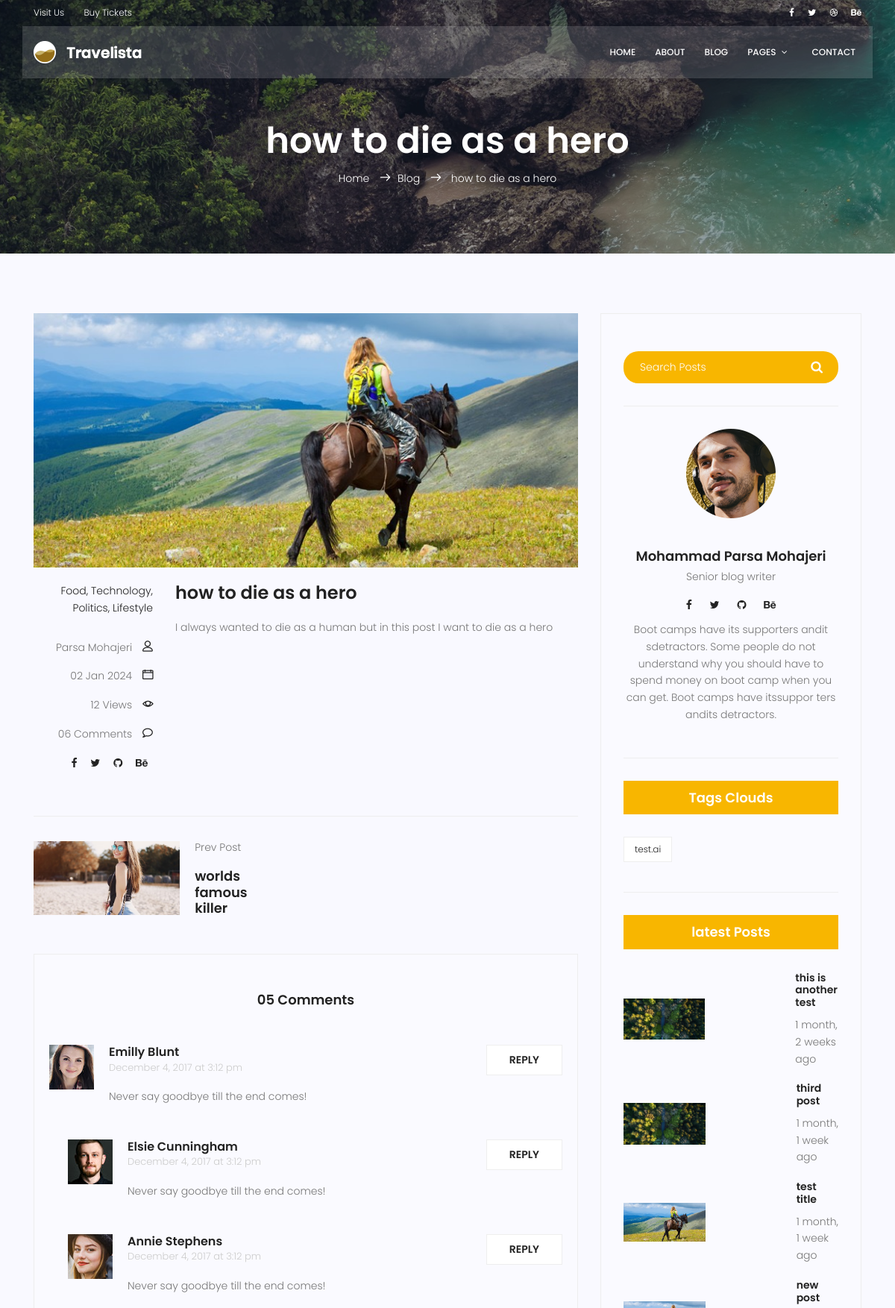
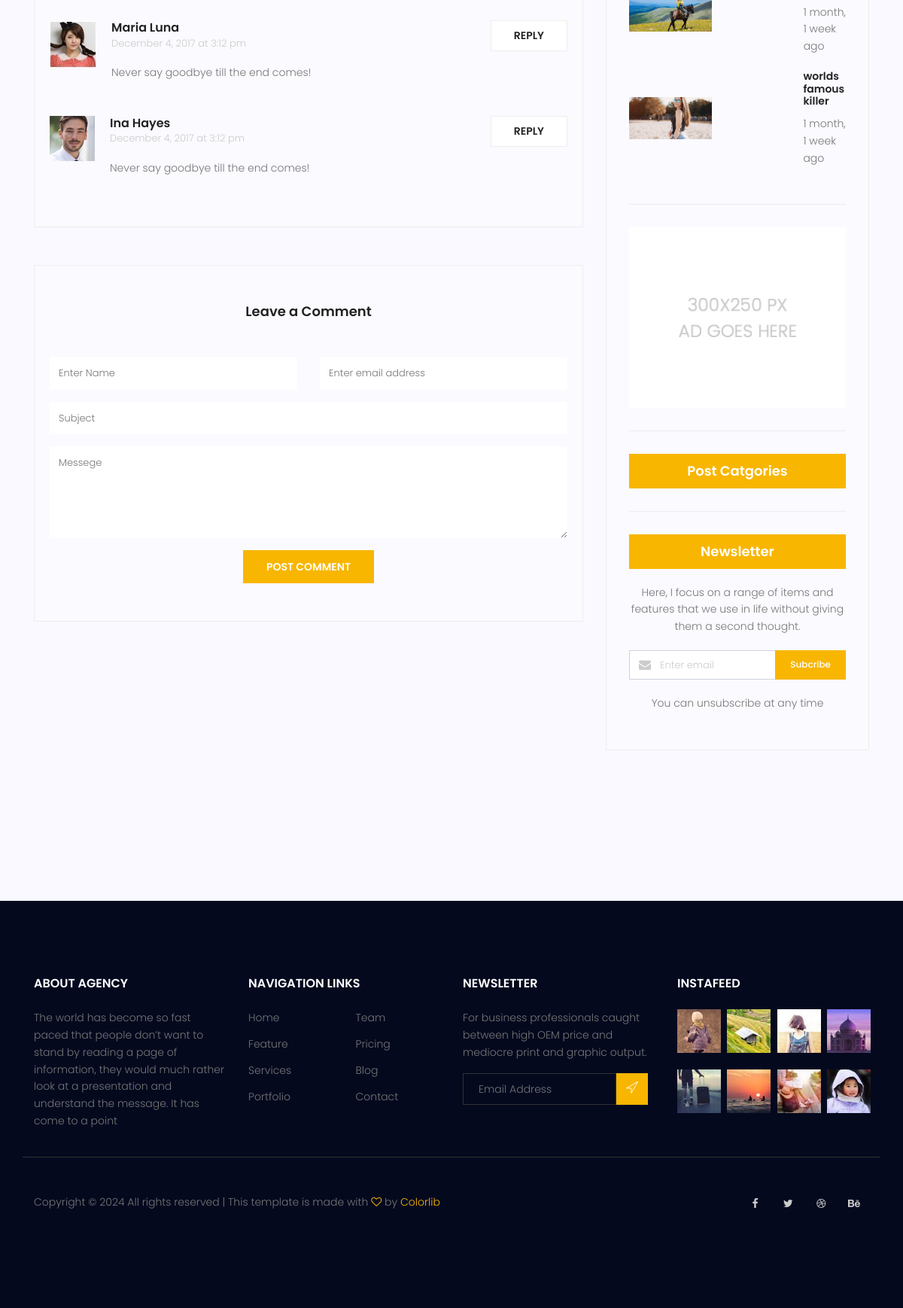
/blog/8, run on the app's committed database (2 pictures, top to bottom).
### blog/models.py (models this page shows, shortened)
class Post (models.Model):
    image=models.ImageField(upload_to='blog/',default='blog/defalt.jpg')
    author=models.ForeignKey(User,on_delete=models.SET_NULL,null=True)
    title=models.CharField(max_length=255)
    content=models.TextField()
    tags = TaggableManager()
    category=models.ManyToManyField(Category)
    counted_views=models.IntegerField(default=0)
    status=models.BooleanField(default=False)
    published_date=models.DateTimeField(null=True)
    created_date=models.DateTimeField(auto_now_add=True)
    updated_date=models.DateTimeField(auto_now=True)
    class Meta:
        ordering=('created_date',)

### blog/views.py (the view)
# urls.py: path('<int:pid>',blog_single, name='single'),
def blog_single(request,pid):
    post = get_object_or_404(Post,pk=pid,status=1,published_date__lte=timezone.now())
    post.counted_views += 1
    post.save()
    previous_post = Post.objects.filter(id__lt=pid,status=1,published_date__lte=timezone.now()).order_by('-id').first()
    next_post = Post.objects.filter(id__gt=pid,status=1,published_date__lte=timezone.now()).order_by('id').first()
    context={'post':post,
             'previous_post': previous_post,
             'next_post': next_post}
    return render(request,'blog/blog-single.html',context)

### blog/templatetags/blog_tags.py (called while the page is built)
@register.inclusion_tag('blog/blog-popular-posts.html')
def latestposts(arg=3):
    posts =Post.objects.filter(status=1).order_by('published_date')[:arg]
    return {'posts':posts}

### templates/blog/blog-single.html (shortened to what this page needs)
{% extends 'base.html' %}
{% load static %}
{% load blog_tags %}
{% block content %}
			<section class="relative about-banner">
				<div class="overlay overlay-bg"></div>
				<div class="container">
					<div class="row d-flex align-items-center justify-content-center">
						<div class="about-content col-lg-12">
							<h1 class="text-white">
								{{post.title}}
							</h1>
							<p class="text-white link-nav"><a href="{% url 'website:index' %}">Home </a>  <span class="lnr lnr-arrow-right"></span><a href="{% url 'blog:index' %}">Blog </a> <span class="lnr lnr-arrow-right"></span> {{post.title}}</p>
						</div>
					</div>
				</div>
			</section>
			<section class="post-content-area single-post-area">
				<div class="container">
					<div class="row">
						<div class="col-lg-8 posts-list">
							<div class="single-post row">
								<div class="col-lg-12">
									<div class="feature-img">
										<img class="img-fluid" src="{% static 'img/blog/feature-img1.jpg' %}" alt="">
									</div>
								</div>
								<div class="col-lg-3  col-md-3 meta-details">
									<ul class="tags">
										<li><a href="#">Food,</a></li>
										<li><a href="#">Technology,</a></li>
										<li><a href="#">Politics,</a></li>
										<li><a href="#">Lifestyle</a></li>
									</ul>
									<div class="user-details row">
										<p class="user-name col-lg-12 col-md-12 col-6"><a href="#">{{post.author.get_full_name}}</a> <span class="lnr lnr-user"></span></p>
										<p class="date col-lg-12 col-md-12 col-6"><a href="#">{{post.published_date|date:"d M Y"}}</a> <span class="lnr lnr-calendar-full"></span></p>
										<p class="view col-lg-12 col-md-12 col-6"><a href="#">{{post.counted_views}} Views</a> <span class="lnr lnr-eye"></span></p>
										<p class="comments col-lg-12 col-md-12 col-6"><a href="#">06 Comments</a> <span class="lnr lnr-bubble"></span></p>
										<ul class="social-links col-lg-12 col-md-12 col-6">
											<li><a href="#"><i class="fa fa-facebook"></i></a></li>
											<li><a href="#"><i class="fa fa-twitter"></i></a></li>
											<li><a href="#"><i class="fa fa-github"></i></a></li>
											<li><a href="#"><i class="fa fa-behance"></i></a></li>
										</ul>
									</div>
								</div>
								<div class="col-lg-9 col-md-9">
									<h3 class="mt-20 mb-20">{{post.title}}</h3>
									<p class="excert">
										{{post.content|safe}}
									</p>
								</div>
							</div>
							<div class="navigation-area">
								<div class="row">
									<div class="col-lg-5 col-md-5 col-5 nav-left flex-row d-flex justify-content-start align-items-center">
										{% if previous_post %}
										<div class="thumb">
											<a href="{% url 'blog:single' pid=previous_post.id %}"><img class="img-fluid" src="{{previous_post.image.url}}" alt=""></a>
										</div>
										<div class="arrow">
											<a href="{% url 'blog:single' pid=previous_post.id %}"></a>
										</div>
										<div class="detials">
											<p>Prev Post</p>
											<a href="{% url 'blog:single' pid=previous_post.id %}"><h4>{{previous_post.title}}</h4></a>
										</div>
										{% endif %}
									</div>
									<div class="col-lg-5 col-md-5 col-5 nav-right flex-row d-flex justify-content-end align-items-center">
									</div>
								</div>
							</div>
							<div class="comments-area">
								<h4>05 Comments</h4>
								<div class="comment-list">
                                    <div class="single-comment justify-content-between d-flex">
                                        <div class="user justify-content-between d-flex">
                                            <div class="thumb">
                                                <img src="{% static 'img/blog/c1.jpg' %}" alt="">
                                            </div>
                                            <div class="desc">
                                                <h5><a href="#">Emilly Blunt</a></h5>
                                                <p class="date">December 4, 2017 at 3:12 pm </p>
                                                <p class="comment">
                                                    Never say goodbye till the end comes!
                                                </p>
                                            </div>
                                        </div>
                                        <div class="reply-btn">
                                               <a href="" class="btn-reply text-uppercase">reply</a>
                                        </div>
                                    </div>
                                </div>
								<div class="comment-list left-padding">
                                    <div class="single-comment justify-content-between d-flex">
                                        <div class="user justify-content-between d-flex">
                                            <div class="thumb">
                                                <img src="{% static 'img/blog/c2.jpg' %}" alt="">
                                            </div>
                                            <div class="desc">
                                                <h5><a href="#">Elsie Cunningham</a></h5>
                                                <p class="date">December 4, 2017 at 3:12 pm </p>
                                                <p class="comment">
                                                    Never say goodbye till the end comes!
                                                </p>
                                            </div>
                                        </div>
                                        <div class="reply-btn">
                                               <a href="" class="btn-reply text-uppercase">reply</a>
                                        </div>
                                    </div>
                                </div>
								<div class="comment-list left-padding">
                                    <div class="single-comment justify-content-between d-flex">
                                        <div class="user justify-content-between d-flex">
                                            <div class="thumb">
                                                <img src="{% static 'img/blog/c3.jpg' %}" alt="">
                                            </div>
                                            <div class="desc">
                                                <h5><a href="#">Annie Stephens</a></h5>
                                                <p class="date">December 4, 2017 at 3:12 pm </p>
                                                <p class="comment">
                                                    Never say goodbye till the end comes!
                                                </p>
                                            </div>
                                        </div>
                                        <div class="reply-btn">
                                               <a href="" class="btn-reply text-uppercase">reply</a>
                                        </div>
                                    </div>
                                </div>
								<div class="comment-list">
                                    <div class="single-comment justify-content-between d-flex">
                                        <div class="user justify-content-between d-flex">
                                            <div class="thumb">
                                                <img src="{% static 'img/blog/c4.jpg' %}" alt="">
                                            </div>
                                            <div class="desc">
                                                <h5><a href="#">Maria Luna</a></h5>
                                                <p class="date">December 4, 2017 at 3:12 pm </p>
                                                <p class="comment">
                                                    Never say goodbye till the end comes!
                                                </p>
                                            </div>
                                        </div>
                                        <div class="reply-btn">
                                               <a href="" class="btn-reply text-uppercase">reply</a>
                                        </div>
                                    </div>
                                </div>
								<div class="comment-list">
                                    <div class="single-comment justify-content-between d-flex">
                                        <div class="user justify-content-between d-flex">
                                            <div class="thumb">
                                                <img src="{% static 'img/blog/c5.jpg' %}" alt="">
                                            </div>
                                            <div class="desc">
                                                <h5><a href="#">Ina Hayes</a></h5>
                                                <p class="date">December 4, 2017 at 3:12 pm </p>
                                                <p class="comment">
                                                    Never say goodbye till the end comes!
                                                </p>
                                            </div>
                                        </div>
                                        <div class="reply-btn">
                                               <a href="" class="btn-reply text-uppercase">reply</a>
                                        </div>
                                    </div>
                                </div>
							</div>
							<div class="comment-form">
								<h4>Leave a Comment</h4>
								<form>
									<div class="form-group form-inline">
									  <div class="form-group col-lg-6 col-md-12 name">
									    <input type="text" class="form-control" id="name" placeholder="Enter Name" onfocus="this.placeholder = ''" onblur="this.placeholder = 'Enter Name'">
									  </div>
									  <div class="form-group col-lg-6 col-md-12 email">
									    <input type="email" class="form-control" id="email" placeholder="Enter email address" onfocus="this.placeholder = ''" onblur="this.placeholder = 'Enter email address'">
									  </div>
									</div>
									<div class="form-group">
										<input type="text" class="form-control" id="subject" placeholder="Subject" onfocus="this.placeholder = ''" onblur="this.placeholder = 'Subject'">
									</div>
									<div class="form-group">
										<textarea class="form-control mb-10" rows="5" name="message" placeholder="Messege" onfocus="this.placeholder = ''" onblur="this.placeholder = 'Messege'" required=""></textarea>
									</div>
									<a href="#" class="primary-btn text-uppercase">Post Comment</a>
								</form>
							</div>
						</div>
						<div class="col-lg-4 sidebar-widgets">
							<div class="widget-wrap">
								{% include 'blog/blog-search.html' %}
								{% include 'blog/blog-writer.html' %}
								{% include 'blog/blog-tags.html' %}
								{% latestposts 5 %}
								{% include 'blog/blog-ads.html' %}
								{% include 'blog/blog-post-categories.html' %}
								{% include 'blog/blog-newsletter.html' %}
							</div>
						</div>
					</div>
				</div>
			</section>
			{% endblock %}

### templates/blog/blog-tags.html
<div class="single-sidebar-widget tag-cloud-widget">
    <h4 class="tagcloud-title">Tags Clouds</h4>
    <ul>
        {% for tag in post.tags.all %}
        <li><a href="{% url 'blog:tag' tag_name=tag.name %}">{{tag.name}}</a></li>
        {% endfor %}
    </ul>
</div>

### templates/blog/blog-popular-posts.html
{% load humanize %}
{% load static %}
<div class="single-sidebar-widget popular-post-widget">
    <h4 class="popular-title">latest Posts</h4>
    <div class="popular-post-list">
        {% for post in posts %}
        <div class="single-post-list d-flex flex-row align-items-center">
            <div class="thumb">
                <img class="img-fluid" src="{{post.image.url}}" alt="">
            </div>
            <div class="details">
                <a href="{% url 'blog:single' pid=post.id %}"><h6>{{post.title}}</h6></a>
                <p>{{post.published_date|naturaltime}}</p>
            </div>
        </div>
        {% endfor %}
    </div>
</div>

### data on the page
Post: title "how to die as a hero", author.get_full_name "Parsa Mohajeri", published_date "02 Jan 2024", counted_views "12", content "I always wanted to die as a human but in this post I want to die as a hero"
Post: image (picture), title "worlds famous killer", published_date "1 month, 1 week ago"
Tag: name "test.ai"
Post: image (picture), title "this is another test", published_date "1 month, 2 weeks ago"
Post: image (picture), title "third post", published_date "1 month, 1 week ago"
Post: image (picture), title "test title", published_date "1 month, 1 week ago"
Post: image (picture), title "new post", published_date "1 month, 1 week ago"
